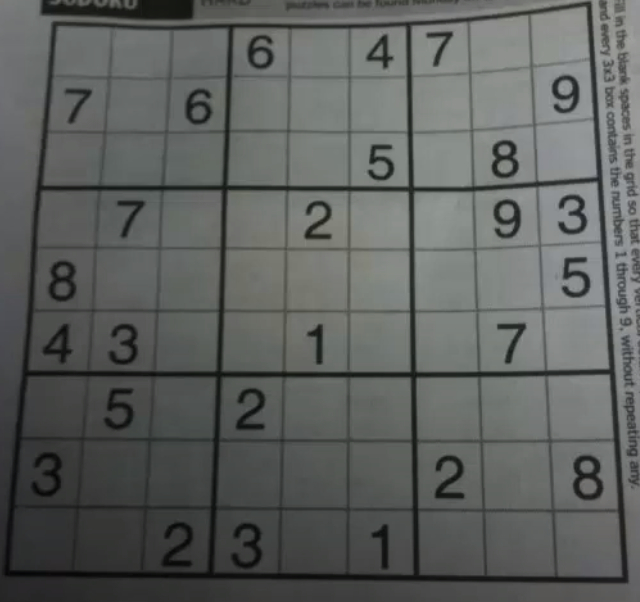
#> input picture data/Sudoku.jpg, 640 x 602 px, found by its file name
$ python standard-hough-line-tranform.py
#> lines starting #> are read from the running program, lines starting #| are printed output that depends on the picture; after the words box and inside, x2 and y2 are one past the last pixel; in counts of white or black regions, pixels touching at a corner belong together
import cv2 as cv
import numpy as np

img = cv.imread('data/Sudoku.jpg')
#> img is the input picture: shape (602, 640, 3); mean B, G, R 94.3, 96.3, 93.7

grey = cv.cvtColor(img, cv.COLOR_BGR2GRAY)
edges = cv.Canny(grey, 0, 150, apertureSize=3) # parameters: source_image, min_threshold, max_threshold, aperture_size
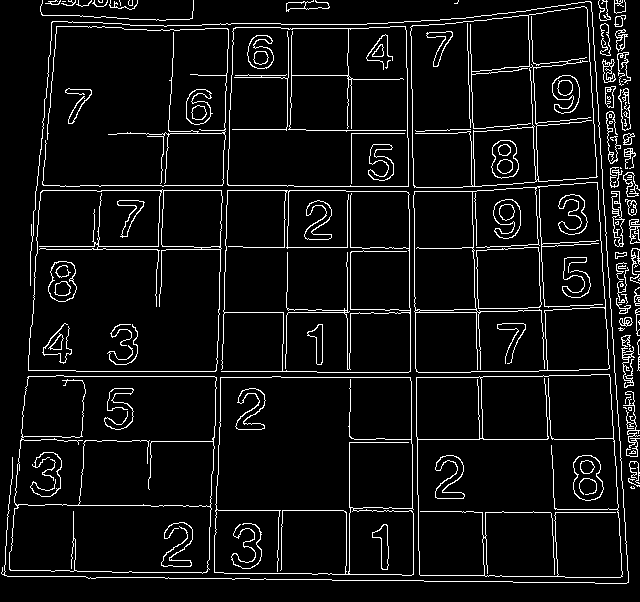
#> edges: shape (602, 640); 6.7% white in thin lines or dots
lines = cv.HoughLines(edges, 1, np.pi/180, 200) # parameters: source_image, distance_resolution, angle_resolution, threshold
#> lines = 24 rows, first 8: [234, 0.0349], [-409, 3.12], [190, 1.57], [371, 1.57], [229, 0.0349], [-527, 3.09], [185, 1.57], [376, 1.57]

for line in lines:
    rho, theta = line[0]
    a = np.cos(theta)
    b = np.sin(theta)
    x0, y0 = a*rho, b*rho
    # x1 stores the rounded off value of (r*cos(theta) - 1000*sin(theta))
    # y1 stores the rounded off value of (r*sin(theta) + 1000*cos(theta))
    x1, y1 = int(x0 + 1000*(-b)), int(y0 + 1000*(a))
    # x2 stores the rounded off value of (r*cos(theta) + 1000*sin(theta))
    # y2 stores the rounded off value of (r*sin(theta) - 1000*cos(theta))
    x2, y2 = int(x0 - 1000*(-b)), int(y0 - 1000*(a))

    cv.line(img, (x1, y1), (x2, y2), (0, 0, 255), 2)
#> this loop made 24 passes
#> (rho, theta, a, b, x0, y0, x1, y1) on passes 1 to 12: (234, 0.0349, 0.999, 0.0349, 233.9, 8.17, 198, 1007), (-409, 3.12, -1, 0.0175, 408.9, -7.14, 391, -1006), (190, 1.57, -4.37e-08, 1, -8.31e-06, 190, -1000, 189), (371, 1.57, -4.37e-08, 1, -1.62e-05, 371, -1000, 370), (229, 0.0349, 0.999, 0.0349, 228.9, 7.99, 193, 1007), (-527, 3.09, -0.999, 0.0523, 526.3, -27.58, 473, -1026), (185, 1.57, -4.37e-08, 1, -8.09e-06, 185, -1000, 184), (376, 1.57, -4.37e-08, 1, -1.64e-05, 376, -1000, 375), (-604, 3.07, -0.998, 0.0698, 602.5, -42.13, 532, -1039), (-404, 3.12, -1, 0.0175, 403.9, -7.05, 386, -1006), (439, 1.57, -4.37e-08, 1, -1.92e-05, 439, -1000, 438), (58, 0.0873, 0.996, 0.0872, 57.78, 5.06, -29, 1001)
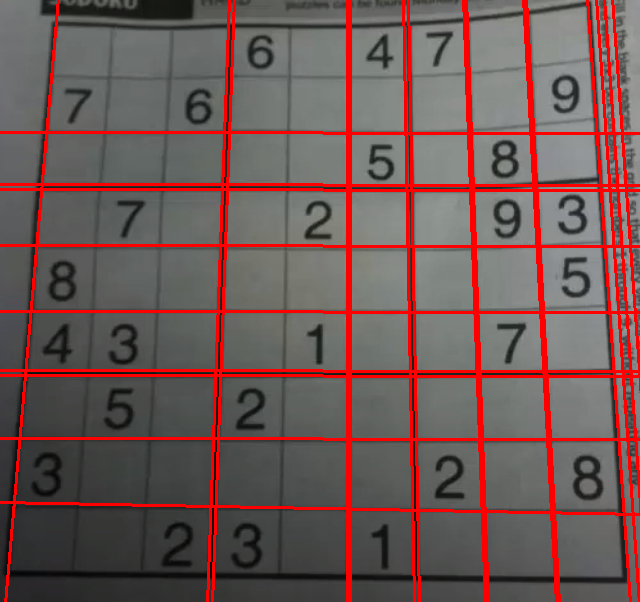
#> img: shape (602, 640, 3); 10.96% of pixels changed, all inside (x1, y1, x2, y2) = (0, 0, 640, 602)

cv.imshow('canney', edges)
cv.imshow('image', img)
cv.waitKey(0)
cv.destroyAllWindows()

# Hough Tranform Basics
# Hough Transform is a popular technique to detect any shape, if you can represent that shape in mathematical form. It can detect the shape even if it is broken or distorted a little bit. We will see how it works for a line.

# In Cartesian coordinates system
#     y = mx + c
# In Polar coordinates system
#     x cos(theta) + y sin(theta) = r

# Steps involved in Hough Transform:
#     1. Edge detection e.g. using the canny edge detector
#     2. Mapping of edge points to the Hough space and storage in an accumulator
#     3. Interpretation of the accumulator to yield lines of infinite length. The interpretation is done by thresholding and possibly other constraints
#     4. Conversion of infinite lines to finite lines

# OpenCV implements two kind of Hough Line Transforms
#     1. The Standard Hough Transform (HoughLines method)
#     2. The Probabilistic Hough Line Transform (HoughLinesP method)
